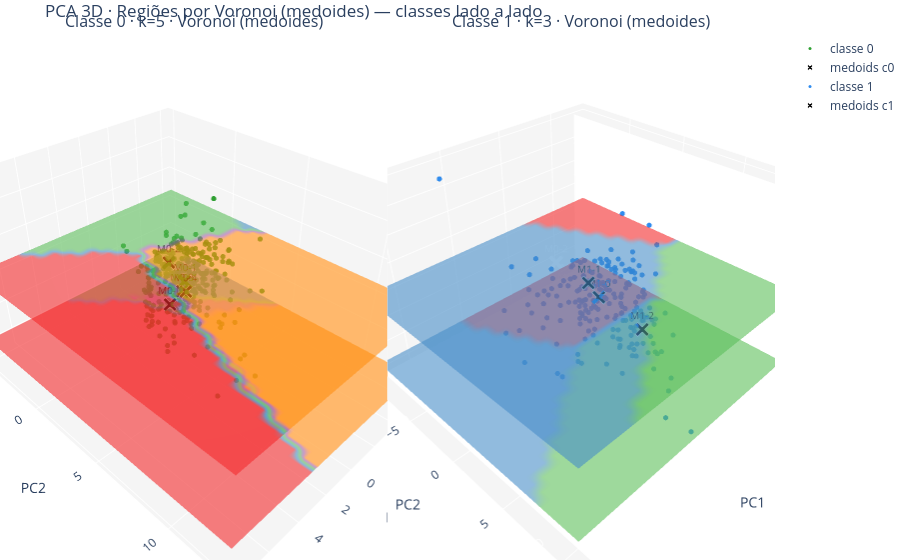

Notebook code cell kept with this figure:
### Code cell
# PCA 3D Voronoi usando DF_GLOBAL_NORM_C0 e DF_GLOBAL_NORM_C1 (sempre gera novo HTML)
import os
import numpy as np
import pandas as pd
from pathlib import Path
from sklearn.preprocessing import StandardScaler
from sklearn.decomposition import PCA
import plotly.graph_objects as go
import plotly.io as pio
from plotly.subplots import make_subplots
from IPython.display import HTML, display

# 1. Seleção dos DataFrames por classe já carregados
df_c0 = DF_GLOBAL_NORM_C0.copy()
df_c1 = DF_GLOBAL_NORM_C1.copy()

# 2. Seleção de features numéricas (excluindo EXCLUDE_COLUMNS e TARGET_COLUMN)
exclude = set(EXCLUDE_COLUMNS + [TARGET_COLUMN])
cols_num_c0 = [c for c in df_c0.select_dtypes(include=[np.number]).columns if c not in exclude]
cols_num_c1 = [c for c in df_c1.select_dtypes(include=[np.number]).columns if c not in exclude]

# 3. Unificar para PCA global (mantendo apenas colunas comuns)
cols_common = list(set(cols_num_c0) & set(cols_num_c1))
df_c0_proc = df_c0[cols_common]
df_c1_proc = df_c1[cols_common]
df_all = pd.concat([df_c0_proc, df_c1_proc], axis=0, ignore_index=True)

# 4. PCA 3D global
X_np = df_all.values
scaler = StandardScaler().fit(X_np)
X_scaled = scaler.transform(X_np)
pca = PCA(n_components=3, random_state=42).fit(X_scaled)
X_3d = pca.transform(X_scaled)

# 5. Separar projeções por classe
n0 = len(df_c0_proc)
X3_c0 = X_3d[:n0]
X3_c1 = X_3d[n0:]

GRID_RES     = 28
PLANE_PCTS   = (5, 95)
POINT_SIZE   = 3
MEDOID_SIZE  = 5
SURF_OPACITY     = 0.6
SURF_OPACITY_K1  = 0.5
PALETTE = ["#e41a1c","#377eb8","#4daf4a","#984ea3","#ff7f00",
           "#ffff33","#a65628","#f781bf","#999999","#66c2a5"]

def colorscale_discrete(colors):
    n = len(colors)
    if n == 1:
        return [[0.0, colors[0]], [1.0, colors[0]]]
    return [[i/(n-1), c] for i, c in enumerate(colors)]

def get_k_for_class(cid: int) -> int:
    if 'SILHUET' in globals() and SILHUET is not None:
        if isinstance(SILHUET, dict) and (str(cid) in SILHUET):
            try:
                return max(1, int(SILHUET[str(cid)]))
            except Exception:
                pass
        if isinstance(SILHUET, dict) and (cid in SILHUET):
            try:
                return max(1, int(SILHUET[cid]))
            except Exception:
                pass
    if 'N_CLUSTERS' in globals() and isinstance(N_CLUSTERS, dict):
        return max(1, int(N_CLUSTERS.get(cid, 1)))
    return 1

def add_classe_voronoi(fig, X_cls, X3_cls, class_id: int, col: int, point_color='red'):
    Kc = get_k_for_class(class_id)
    if len(X_cls) < 1:
        print(f"[Classe {class_id}] sem pontos. Pulando.")
        return
    if Kc >= 2 and len(X_cls) < Kc:
        print(f"[Classe {class_id}] poucos dados ({len(X_cls)}) para k={Kc} (forçado). Pulando.")
        return
    from sklearn_extra.cluster import KMedoids
    meds_k, labels_k, _, _ = run_kmedoids_exemplars(X_cls, Kc, metric="euclidean", random_state=42)
    labels_k = np.asarray(labels_k).astype(int)
    med3d = X3_cls[np.asarray(meds_k, int)]
    fig.add_trace(
        go.Scatter3d(
            x=X3_cls[:,0], y=X3_cls[:,1], z=X3_cls[:,2],
            mode='markers', name=f'classe {class_id}',
            marker=dict(size=POINT_SIZE, color=point_color, opacity=0.85)
        ),
        row=1, col=col
    )
    fig.add_trace(
        go.Scatter3d(
            x=med3d[:,0], y=med3d[:,1], z=med3d[:,2],
            mode='markers+text', name=f'medoids c{class_id}',
            marker=dict(size=MEDOID_SIZE, symbol='x', color='black',
                        opacity=1.0, line=dict(width=1, color='white')),
            text=[f"M{class_id}-{i}" for i in range(len(med3d))],
            textposition='top center', textfont=dict(size=10, color='black')
        ),
        row=1, col=col
    )
    PAD = 0.5
    xs = np.linspace(X3_cls[:,0].min()-PAD, X3_cls[:,0].max()+PAD, GRID_RES)
    ys = np.linspace(X3_cls[:,1].min()-PAD, X3_cls[:,1].max()+PAD, GRID_RES)
    z0, z1 = np.percentile(X3_cls[:,2], PLANE_PCTS)
    if np.isclose(z0, z1):
        z1 = z1 + 1e-6
    CS = colorscale_discrete(PALETTE[:max(1, Kc)])
    def surface_voronoi(zplane, surf_name):
        XX, YY = np.meshgrid(xs, ys, indexing='ij')
        grid3 = np.c_[XX.ravel(), YY.ravel(), np.full(XX.size, zplane)]
        diff = grid3[:, None, :] - med3d[None, :, :]
        d2 = np.sum(diff*diff, axis=2)
        pred = np.argmin(d2, axis=1)
        pred_img = pred.reshape(XX.shape).astype(float)
        return go.Surface(
            x=XX, y=YY, z=np.full_like(XX, zplane),
            surfacecolor=pred_img,
            cmin=0, cmax=max(1, Kc-1),
            colorscale=CS, showscale=False, opacity=SURF_OPACITY, name=surf_name
        )
    if Kc >= 2:
        fig.add_trace(surface_voronoi(z0, f"plano z@{PLANE_PCTS[0]}%"), row=1, col=col)
        fig.add_trace(surface_voronoi(z1, f"plano z@{PLANE_PCTS[1]}%"), row=1, col=col)
    else:
        XX, YY = np.meshgrid(xs, ys, indexing='ij')
        const0 = np.zeros_like(XX, dtype=float)
        for zplane, name in [(z0, f"plano z@{PLANE_PCTS[0]}%"), (z1, f"plano z@{PLANE_PCTS[1]}%")]:
            fig.add_trace(
                go.Surface(
                    x=XX, y=YY, z=np.full_like(XX, zplane),
                    surfacecolor=const0, cmin=0, cmax=1,
                    colorscale=CS, showscale=False, opacity=SURF_OPACITY_K1, name=name
                ),
                row=1, col=col
)

k0 = get_k_for_class(0)
k1 = get_k_for_class(1)
fig = make_subplots(
    rows=1, cols=2,
    specs=[[{'type':'scene'}, {'type':'scene'}]],
    horizontal_spacing=0.0,
    column_widths=[0.5, 0.5],
    subplot_titles=(
        f"Classe 0 · k={k0} · Voronoi (medoides)",
        f"Classe 1 · k={k1} · Voronoi (medoides)"
    )
)
add_classe_voronoi(fig, df_c0_proc.values, X3_c0, 0, col=1, point_color='#0B900F')
add_classe_voronoi(fig, df_c1_proc.values, X3_c1, 1, col=2, point_color='#0C78EC')
fig.update_layout(
    title="PCA 3D · Regiões por Voronoi (medoides) — classes lado a lado",
    autosize=True,
    width=None,
    height=560,
    margin=dict(l=0, r=0, t=34, b=0, pad=0),
    legend=dict(bgcolor="rgba(255,255,255,0.85)")
)
fig.update_layout(
    scene = dict(
        domain=dict(x=[0.00, 0.50], y=[0, 1]),
        xaxis_title="PC1", yaxis_title="PC2", zaxis_title="PC3",
        xaxis=dict(backgroundcolor="rgb(245,245,245)"),
        yaxis=dict(backgroundcolor="rgb(245,245,245)"),
        zaxis=dict(backgroundcolor="rgb(245,245,245)")
    ),
    scene2 = dict(
        domain=dict(x=[0.50, 1.00], y=[0, 1]),
        xaxis_title="PC1", yaxis_title="PC2", zaxis_title="PC3",
        xaxis=dict(backgroundcolor="rgb(245,245,245)"),
        yaxis=dict(backgroundcolor="rgb(245,245,245)"),
        zaxis=dict(backgroundcolor="rgb(245,245,245)")
    )
)
out_html = str(OUT_IMG / "pca3d_voronoi_duas_colunas.html")
fig.write_html(
    out_html,
    include_plotlyjs="cdn",
    full_html=True,
    config={"responsive": True}
)
print(f"✅ HTML salvo em: {out_html}")
try:
    pio.renderers.default = "plotly_mimetype"
    fig.show()
except Exception:
    display(HTML(fig.to_html(include_plotlyjs="cdn", full_html=False)))

### Figure 1 — Plotly figure (JSON) as saved in the notebook; plotly's stock layout.template omitted (floating-point values rounded to 4 significant figures; data arrays with more than 128 entries replaced by an {"elided": "..."} marker saying what was removed)
{"data": [{"marker": {"color": "#0B900F", "opacity": 0.85, "size": 3}, "mode": "markers", "name": "classe 0", "scene": "scene", "type": "scatter3d", "x": {"elided": "360 float values"}, "y": {"elided": "360 float values"}, "z": {"elided": "360 float values"}}, {"marker": {"color": "black", "line": {"color": "white", "width": 1}, "opacity": 1, "size": 5, "symbol": "x"}, "mode": "markers+text", "name": "medoids c0", "scene": "scene", "text": ["M0-0", "M0-1", "M0-2", "M0-3", "M0-4"], "textfont": {"color": "black", "size": 10}, "textposition": "top center", "type": "scatter3d", "x": [-0.7456, -2.939, -2.611, -2.35, -1.681], "y": [0.6965, -0.3677, -1.362, 0.0488, 1.026], "z": [-0.6232, -0.5928, 0.4437, -0.8083, -0.03029]}, {"cmax": 4, "cmin": 0, "colorscale": [[0, "#e41a1c"], [0.25, "#377eb8"], [0.5, "#4daf4a"], [0.75, "#984ea3"], [1, "#ff7f00"]], "name": "plano z@5%", "opacity": 0.6, "scene": "scene", "showscale": false, "surfacecolor": {"elided": "28x28 float values"}, "type": "surface", "x": {"elided": "28x28 float values"}, "y": {"elided": "28x28 float values"}, "z": {"elided": "28x28 float values"}}, {"cmax": 4, "cmin": 0, "colorscale": [[0, "#e41a1c"], [0.25, "#377eb8"], [0.5, "#4daf4a"], [0.75, "#984ea3"], [1, "#ff7f00"]], "name": "plano z@95%", "opacity": 0.6, "scene": "scene", "showscale": false, "surfacecolor": {"elided": "28x28 float values"}, "type": "surface", "x": {"elided": "28x28 float values"}, "y": {"elided": "28x28 float values"}, "z": {"elided": "28x28 float values"}}, {"marker": {"color": "#0C78EC", "opacity": 0.85, "size": 3}, "mode": "markers", "name": "classe 1", "scene": "scene2", "type": "scatter3d", "x": {"elided": "209 float values"}, "y": {"elided": "209 float values"}, "z": {"elided": "209 float values"}}, {"marker": {"color": "black", "line": {"color": "white", "width": 1}, "opacity": 1, "size": 5, "symbol": "x"}, "mode": "markers+text", "name": "medoids c1", "scene": "scene2", "text": ["M1-0", "M1-1", "M1-2"], "textfont": {"color": "black", "size": 10}, "textposition": "top center", "type": "scatter3d", "x": [2.174, 4.556, 2.234], "y": [-2.548, -1.385, 1.964], "z": [-1.626, 1.405, -2.254]}, {"cmax": 2, "cmin": 0, "colorscale": [[0, "#e41a1c"], [0.5, "#377eb8"], [1, "#4daf4a"]], "name": "plano z@5%", "opacity": 0.6, "scene": "scene2", "showscale": false, "surfacecolor": {"elided": "28x28 float values"}, "type": "surface", "x": {"elided": "28x28 float values"}, "y": {"elided": "28x28 float values"}, "z": {"elided": "28x28 float values"}}, {"cmax": 2, "cmin": 0, "colorscale": [[0, "#e41a1c"], [0.5, "#377eb8"], [1, "#4daf4a"]], "name": "plano z@95%", "opacity": 0.6, "scene": "scene2", "showscale": false, "surfacecolor": {"elided": "28x28 float values"}, "type": "surface", "x": {"elided": "28x28 float values"}, "y": {"elided": "28x28 float values"}, "z": {"elided": "28x28 float values"}}], "layout": {"annotations": [{"font": {"size": 16}, "showarrow": false, "text": "Classe 0 · k=5 · Voronoi (medoides)", "x": 0.25, "xanchor": "center", "xref": "paper", "y": 1, "yanchor": "bottom", "yref": "paper"}, {"font": {"size": 16}, "showarrow": false, "text": "Classe 1 · k=3 · Voronoi (medoides)", "x": 0.75, "xanchor": "center", "xref": "paper", "y": 1, "yanchor": "bottom", "yref": "paper"}], "autosize": true, "height": 560, "legend": {"bgcolor": "rgba(255,255,255,0.85)"}, "margin": {"b": 0, "l": 0, "pad": 0, "r": 0, "t": 34}, "scene": {"domain": {"x": [0, 0.5], "y": [0, 1]}, "xaxis": {"backgroundcolor": "rgb(245,245,245)", "title": {"text": "PC1"}}, "yaxis": {"backgroundcolor": "rgb(245,245,245)", "title": {"text": "PC2"}}, "zaxis": {"backgroundcolor": "rgb(245,245,245)", "title": {"text": "PC3"}}}, "scene2": {"domain": {"x": [0.5, 1], "y": [0, 1]}, "xaxis": {"backgroundcolor": "rgb(245,245,245)", "title": {"text": "PC1"}}, "yaxis": {"backgroundcolor": "rgb(245,245,245)", "title": {"text": "PC2"}}, "zaxis": {"backgroundcolor": "rgb(245,245,245)", "title": {"text": "PC3"}}}, "title": {"text": "PCA 3D · Regiões por Voronoi (medoides) — classes lado a lado"}}}
